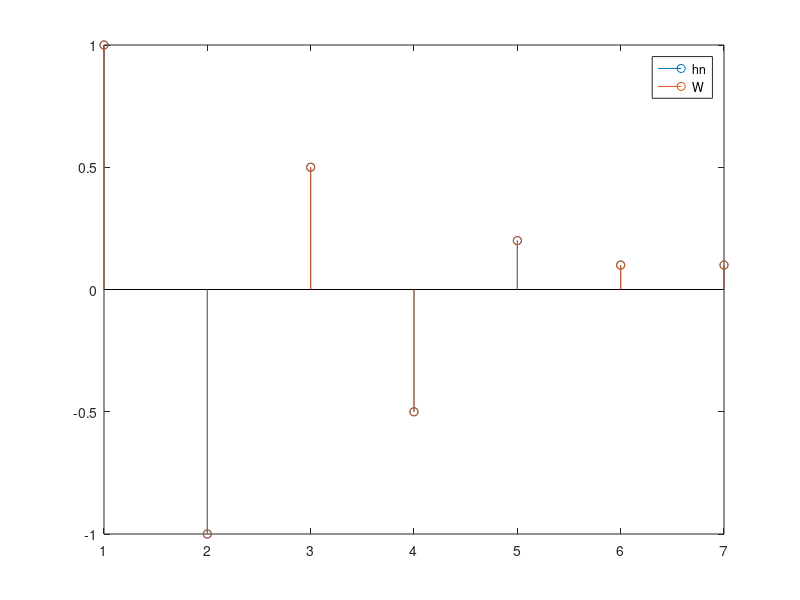

MATLAB code to generate this figure:
hn=[1 -1 .5 -.5 .2 .1 .1 ];
x=randn(1,1000);
d=filter(hn,1,x);
%note desired signal d and input signal x

N=7;%if more than 7 coefficients extra coefficients will be near to 0.
W=zeros(1,N);
mu=.1;
for i=N:length(x)
    y(i)=W*x(i:-1:i-(N-1))';
    e(i)=d(i)-y(i);
    W=W+mu*x(i:-1:i-(N-1))*e(i);
end

cla
 stem([hn;W(1:7)]');legend('hn','W')